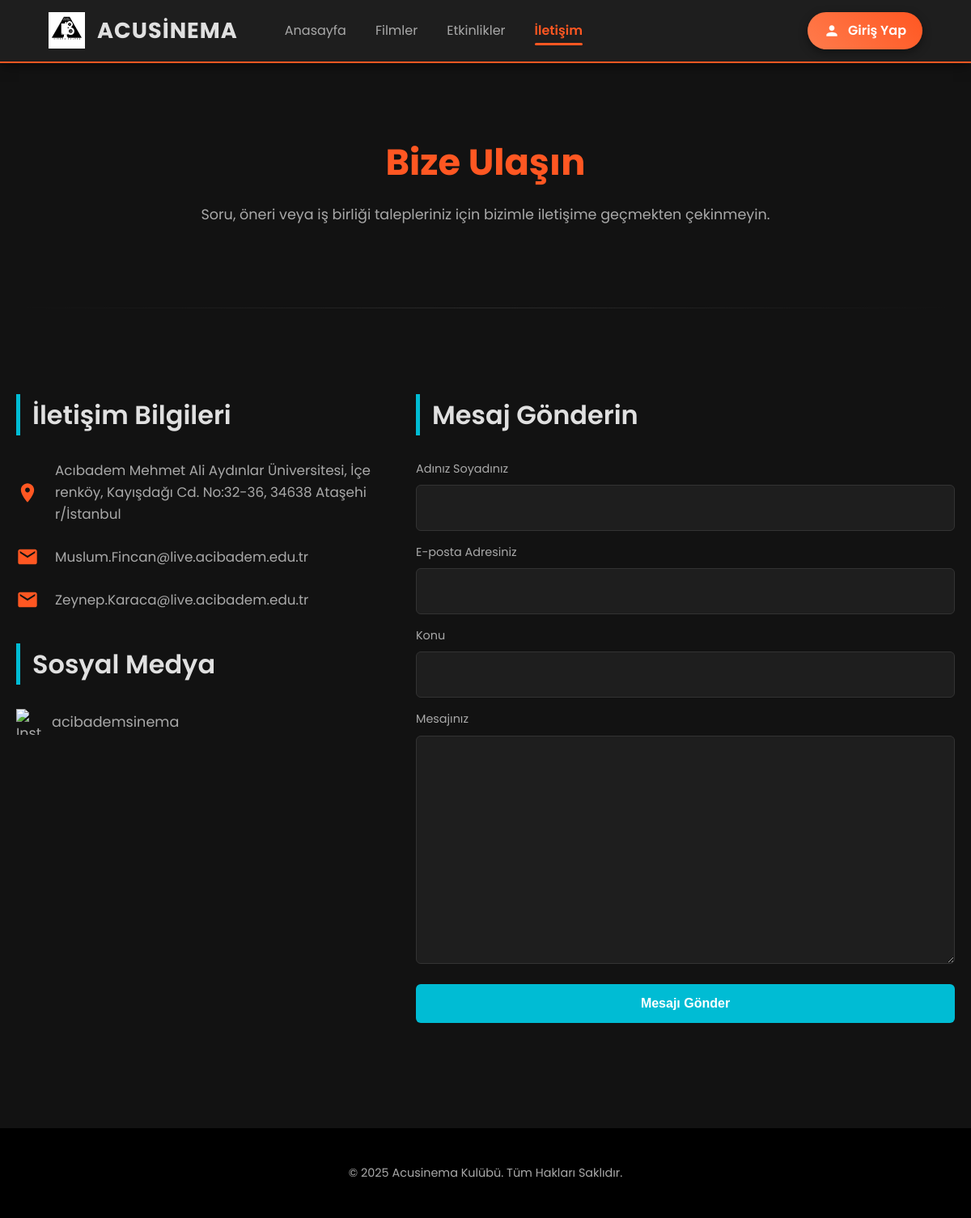
The page /iletisim/ on the database its author committed.
### core/models.py (models this page shows, shortened)
class SiteSettings(models.Model):
    address = models.CharField("Adres", max_length=300, blank=True, null=True)
    email1 = models.EmailField("E-posta Adresi 1", blank=True, null=True)
    email2 = models.EmailField("E-posta Adresi 2", blank=True, null=True)
    instagram_url = models.URLField("Instagram URL", blank=True, null=True)
    map_iframe_src = models.URLField("Google Harita Gömme (iframe src) Linki", blank=True, null=True)
    class Meta:
        verbose_name = "Site Ayarı"
        verbose_name_plural = "Site Ayarları"

### core/views.py (the view)
# urls.py: path('iletisim/', core_views.iletisim_sayfasi, name='iletisim'),
def iletisim_sayfasi(request):
    settings = SiteSettings.objects.first()
    if request.method == 'POST':
        form = ContactForm(request.POST)
        if form.is_valid():
            form.save()
            messages.success(request, 'Mesajınız başarıyla gönderildi.')
            return redirect('iletisim')
    else:
        form = ContactForm()
    context = {
        'settings': settings,
        'form': form,
    }
    return render(request, 'iletisim.html', context)

### core/forms.py
class ContactForm(forms.ModelForm):
    class Meta:
        model = ContactMessage
        fields = ['name', 'email', 'subject', 'message']

### templates/iletisim.html (shortened to what this page needs)
{% extends "base.html" %}
{% load static %}
{% block content %}
    <main class="main-content-wrapper">
        <section class="section section--welcome">
            <h1 class="heading-primary">Bize Ulaşın</h1>
            <p class="text-lead">
                Soru, öneri veya iş birliği talepleriniz için bizimle iletişime geçmekten çekinmeyin.
            </p>
        </section>
        <hr class="divider">
        <section class="section">
            <div class="contact-grid">
                <div class="contact-details">
                    <h2 class="heading-secondary">İletişim Bilgileri</h2>
                    {% if settings %}
                    <ul class="contact-list">
                        {% if settings.address %}
                        <li>
                            <svg xmlns="http://www.w3.org/2000/svg" viewBox="0 0 24 24" width="24" height="24"><path d="M12 2C8.13 2 5 5.13 5 9c0 5.25 7 13 7 13s7-7.75 7-13c0-3.87-3.13-7-7-7zm0 9.5c-1.38 0-2.5-1.12-2.5-2.5s1.12-2.5 2.5-2.5 2.5 1.12 2.5 2.5-1.12 2.5-2.5 2.5z"/></svg>
                            <span>{{ settings.address }}</span>
                        </li>
                        {% endif %}
                        {% if settings.email1 %}
                        <li>
                            <svg xmlns="http://www.w3.org/2000/svg" viewBox="0 0 24 24" width="24" height="24"><path d="M20 4H4c-1.1 0-1.99.9-1.99 2L2 18c0 1.1.9 2 2 2h16c1.1 0 2-.9 2-2V6c0-1.1-.9-2-2-2zm0 4l-8 5-8-5V6l8 5 8-5v2z"/></svg>
                            <a href="mailto:{{ settings.email1 }}">{{ settings.email1 }}</a>
                        </li>
                        {% endif %}
                        {% if settings.email2 %}
                        <li>
                            <svg xmlns="http://www.w3.org/2000/svg" viewBox="0 0 24 24" width="24" height="24"><path d="M20 4H4c-1.1 0-1.99.9-1.99 2L2 18c0 1.1.9 2 2 2h16c1.1 0 2-.9 2-2V6c0-1.1-.9-2-2-2zm0 4l-8 5-8-5V6l8 5 8-5v2z"/></svg>
                            <a href="mailto:{{ settings.email2 }}">{{ settings.email2 }}</a>
                        </li>
                        {% endif %}
                    </ul>
                    {% if settings.instagram_url %}
                    <h2 class="heading-secondary" style="margin-top: 40px;">Sosyal Medya</h2>
                    <div class="social-links">
                        <a href="{{ settings.instagram_url }}" target="_blank" rel="noopener noreferrer" title="Instagram">
                            <img src="https://upload.wikimedia.org/wikipedia/commons/a/a5/Instagram_icon.png" alt="Instagram">
                            <span>acibademsinema</span>
                        </a>
                    </div>
                    {% endif %}
                    {% else %}
                    <p>İletişim bilgileri henüz girilmemiş.</p>
                    {% endif %}
                </div>
                <div class="contact-form-container">
                    <h2 class="heading-secondary">Mesaj Gönderin</h2>
                    <form method="POST" class="contact-form">
                        <div class="form-group">
                            <label for="{{ form.name.id_for_label }}">Adınız Soyadınız</label>
                            {{ form.name }}
                        </div>
                        <div class="form-group">
                            <label for="{{ form.email.id_for_label }}">E-posta Adresiniz</label>
                            {{ form.email }}
                        </div>
                        <div class="form-group">
                            <label for="{{ form.subject.id_for_label }}">Konu</label>
                            {{ form.subject }}
                        </div>
                        <div class="form-group">
                            <label for="{{ form.message.id_for_label }}">Mesajınız</label>
                            {{ form.message }}
                        </div>
                        <button type="submit" class="btn">Mesajı Gönder</button>
                    </form>
                </div>
            </div>
        </section>
    </main>
{% endblock %}

### static/anasayfa.css (style rules this page uses)
:root { --color-primary: #FF5722; --color-secondary: #00BCD4; --color-bg-dark: #121212; --color-bg-card: #1E1E1E; --color-text-light: #E0E0E0; --color-text-subtle: #A9A9A9; --spacing-large: 50px; --spacing-medium: 30px; --max-content-width: 1200px; }
*, *::before, *::after { box-sizing: border-box; }
body { font-family: 'Poppins', 'Segoe UI', Tahoma, Geneva, Verdana, sans-serif; margin: 0; padding: 0; background-color: var(--color-bg-dark); color: var(--color-text-light); line-height: 1.6; -webkit-font-smoothing: antialiased; -moz-osx-font-smoothing: grayscale; }
.main-content-wrapper { max-width: var(--max-content-width); margin: 0 auto; padding: 0 20px var(--spacing-large) 20px; }
.section { padding: var(--spacing-medium) 0; }
.section--welcome { text-align: center; padding: var(--spacing-large) 0; }
.heading-primary { color: var(--color-primary); font-size: 2.8em; margin-bottom: 15px; font-weight: 700; }
.text-lead { font-size: 1.1em; color: var(--color-text-subtle); max-width: 800px; margin: 0 auto; }
.divider { border: 0; height: 1px; background-image: linear-gradient(to right, transparent, rgba(255, 255, 255, 0.1), transparent); margin: var(--spacing-large) 0; }
.heading-secondary { color: var(--color-text-light); font-size: 2em; font-weight: 600; margin-bottom: var(--spacing-medium); border-left: 5px solid var(--color-secondary); padding-left: 15px; }

### static/iletisim.css (style rules this page uses)
.contact-grid { display: grid; grid-template-columns: 1fr 1.5fr; gap: 50px; align-items: flex-start; }
.contact-list { list-style: none; padding: 0; margin: 0; word-break: break-all; }
.contact-list li { display: flex; align-items: center; margin-bottom: 25px; font-size: 1.05em; color: var(--color-text-subtle); }
.contact-list li svg { width: 28px; height: 28px; fill: var(--color-primary); margin-right: 20px; flex-shrink: 0; }
.contact-list li a { color: inherit; text-decoration: none; }
.social-links { margin-top: 15px; }
.social-links a { display: inline-flex; align-items: center; gap: 12px; text-decoration: none; color: var(--color-text-subtle); font-size: 1.1em; transition: all 0.3s ease; }
.social-links a img { width: 32px; height: 32px; }
.contact-form { display: flex; flex-direction: column; gap: 15px; }
.form-group { display: flex; flex-direction: column; }
.form-group label { margin-bottom: 8px; color: var(--color-text-subtle); font-size: 0.9em; }
.contact-form input, .contact-form textarea { background-color: var(--color-bg-card); border: 1px solid #333; color: var(--color-text-light); padding: 15px; border-radius: 6px; font-size: 1em; font-family: inherit; transition: border-color 0.3s, box-shadow 0.3s; }
.btn { background-color: var(--color-secondary); color: #FFFFFF; border: none; padding: 15px 25px; border-radius: 6px; cursor: pointer; font-weight: 600; font-size: 1em; transition: background-color 0.3s, transform 0.2s; text-align: center; margin-top: 10px; }

### rows shown on the page
SiteSettings: address "Acıbadem Mehmet Ali Aydınlar Üniversitesi, İçerenköy, Kayışdağı Cd. No:32-36, 34638 Ataşehir/İstanbul", email1 "Muslum.Fincan@live.acibadem.edu.tr", email2 "Zeynep.Karaca@live.acibadem.edu.tr"
